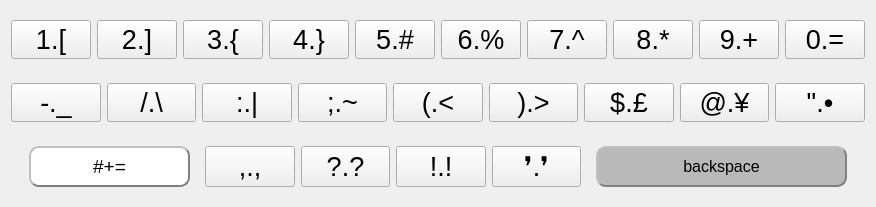
        <widget class="QWidget" name="page_2">
         <property name="styleSheet">
          <string notr="true">QWidget#page_2{background-color: rgb(222, 222, 222);}</string>
         </property>
         <layout class="QGridLayout" name="gridLayout_15">
          <item row="0" column="0">
           <widget class="QWidget" name="wRow0_2" native="true">
            <layout class="QGridLayout" name="gridLayout_10">
             <property name="leftMargin">
              <number>0</number>
             </property>
             <property name="rightMargin">
              <number>0</number>
             </property>
             <item row="0" column="7">
              <widget class="QPushButton" name="btnSp07">
               <property name="sizePolicy">
                <sizepolicy hsizetype="Minimum" vsizetype="Minimum">
                 <horstretch>0</horstretch>
                 <verstretch>0</verstretch>
                </sizepolicy>
               </property>
               <property name="font">
                <font>
                 <pointsize>20</pointsize>
                </font>
               </property>
               <property name="focusPolicy">
                <enum>Qt::NoFocus</enum>
               </property>
               <property name="text">
                <string>8.*</string>
               </property>
              </widget>
             </item>
             <item row="0" column="0">
              <widget class="QPushButton" name="btnSp00">
               <property name="sizePolicy">
                <sizepolicy hsizetype="Minimum" vsizetype="Minimum">
                 <horstretch>0</horstretch>
                 <verstretch>0</verstretch>
                </sizepolicy>
               </property>
               <property name="font">
                <font>
                 <pointsize>20</pointsize>
                </font>
               </property>
               <property name="focusPolicy">
                <enum>Qt::NoFocus</enum>
               </property>
               <property name="text">
                <string>1.[</string>
               </property>
              </widget>
             </item>
             <item row="0" column="9">
              <widget class="QPushButton" name="btnSp09">
               <property name="sizePolicy">
                <sizepolicy hsizetype="Minimum" vsizetype="Minimum">
                 <horstretch>0</horstretch>
                 <verstretch>0</verstretch>
                </sizepolicy>
               </property>
               <property name="font">
                <font>
                 <pointsize>20</pointsize>
                </font>
               </property>
               <property name="focusPolicy">
                <enum>Qt::NoFocus</enum>
               </property>
               <property name="text">
                <string>0.=</string>
               </property>
              </widget>
             </item>
             <item row="0" column="2">
              <widget class="QPushButton" name="btnSp02">
               <property name="sizePolicy">
                <sizepolicy hsizetype="Minimum" vsizetype="Minimum">
                 <horstretch>0</horstretch>
                 <verstretch>0</verstretch>
                </sizepolicy>
               </property>
               <property name="font">
                <font>
                 <pointsize>20</pointsize>
                </font>
               </property>
               <property name="focusPolicy">
                <enum>Qt::NoFocus</enum>
               </property>
               <property name="text">
                <string>3.{</string>
               </property>
              </widget>
             </item>
             <item row="0" column="6">
              <widget class="QPushButton" name="btnSp06">
               <property name="sizePolicy">
                <sizepolicy hsizetype="Minimum" vsizetype="Minimum">
                 <horstretch>0</horstretch>
                 <verstretch>0</verstretch>
                </sizepolicy>
               </property>
               <property name="font">
                <font>
                 <pointsize>20</pointsize>
                </font>
               </property>
               <property name="focusPolicy">
                <enum>Qt::NoFocus</enum>
               </property>
               <property name="text">
                <string>7.^</string>
               </property>
              </widget>
             </item>
             <item row="0" column="4">
              <widget class="QPushButton" name="btnSp04">
               <property name="sizePolicy">
                <sizepolicy hsizetype="Minimum" vsizetype="Minimum">
                 <horstretch>0</horstretch>
                 <verstretch>0</verstretch>
                </sizepolicy>
               </property>
               <property name="font">
                <font>
                 <pointsize>20</pointsize>
                </font>
               </property>
               <property name="focusPolicy">
                <enum>Qt::NoFocus</enum>
               </property>
               <property name="text">
                <string>5.#</string>
               </property>
              </widget>
             </item>
             <item row="0" column="5">
              <widget class="QPushButton" name="btnSp05">
               <property name="sizePolicy">
                <sizepolicy hsizetype="Minimum" vsizetype="Minimum">
                 <horstretch>0</horstretch>
                 <verstretch>0</verstretch>
                </sizepolicy>
               </property>
               <property name="font">
                <font>
                 <pointsize>20</pointsize>
                </font>
               </property>
               <property name="focusPolicy">
                <enum>Qt::NoFocus</enum>
               </property>
               <property name="text">
                <string>6.%</string>
               </property>
              </widget>
             </item>
             <item row="0" column="8">
              <widget class="QPushButton" name="btnSp08">
               <property name="sizePolicy">
                <sizepolicy hsizetype="Minimum" vsizetype="Minimum">
                 <horstretch>0</horstretch>
                 <verstretch>0</verstretch>
                </sizepolicy>
               </property>
               <property name="font">
                <font>
                 <pointsize>20</pointsize>
                </font>
               </property>
               <property name="focusPolicy">
                <enum>Qt::NoFocus</enum>
               </property>
               <property name="text">
                <string>9.+</string>
               </property>
              </widget>
             </item>
             <item row="0" column="3">
              <widget class="QPushButton" name="btnSp03">
               <property name="sizePolicy">
                <sizepolicy hsizetype="Minimum" vsizetype="Minimum">
                 <horstretch>0</horstretch>
                 <verstretch>0</verstretch>
                </sizepolicy>
               </property>
               <property name="font">
                <font>
                 <pointsize>20</pointsize>
                </font>
               </property>
               <property name="focusPolicy">
                <enum>Qt::NoFocus</enum>
               </property>
               <property name="text">
                <string>4.}</string>
               </property>
              </widget>
             </item>
             <item row="0" column="1">
              <widget class="QPushButton" name="btnSp01">
               <property name="sizePolicy">
                <sizepolicy hsizetype="Minimum" vsizetype="Minimum">
                 <horstretch>0</horstretch>
                 <verstretch>0</verstretch>
                </sizepolicy>
               </property>
               <property name="font">
                <font>
                 <pointsize>20</pointsize>
                </font>
               </property>
               <property name="focusPolicy">
                <enum>Qt::NoFocus</enum>
               </property>
               <property name="toolTip">
                <string/>
               </property>
               <property name="text">
                <string>2.]</string>
               </property>
              </widget>
             </item>
            </layout>
           </widget>
          </item>
          <item row="1" column="0">
           <widget class="QWidget" name="wRow0_3" native="true">
            <layout class="QGridLayout" name="gridLayout_11">
             <property name="leftMargin">
              <number>0</number>
             </property>
             <property name="rightMargin">
              <number>0</number>
             </property>
             <item row="0" column="4">
              <widget class="QPushButton" name="btnSp14">
               <property name="sizePolicy">
                <sizepolicy hsizetype="Minimum" vsizetype="Minimum">
                 <horstretch>0</horstretch>
                 <verstretch>0</verstretch>
                </sizepolicy>
               </property>
               <property name="font">
                <font>
                 <pointsize>20</pointsize>
                </font>
               </property>
               <property name="focusPolicy">
                <enum>Qt::NoFocus</enum>
               </property>
               <property name="text">
                <string>(.&lt;</string>
               </property>
              </widget>
             </item>
             <item row="0" column="5">
              <widget class="QPushButton" name="btnSp15">
               <property name="sizePolicy">
                <sizepolicy hsizetype="Minimum" vsizetype="Minimum">
                 <horstretch>0</horstretch>
                 <verstretch>0</verstretch>
                </sizepolicy>
               </property>
               <property name="font">
                <font>
                 <pointsize>20</pointsize>
                </font>
               </property>
               <property name="focusPolicy">
                <enum>Qt::NoFocus</enum>
               </property>
               <property name="text">
                <string>).&gt;</string>
               </property>
              </widget>
             </item>
             <item row="0" column="7">
              <widget class="QPushButton" name="btnSp18">
               <property name="sizePolicy">
                <sizepolicy hsizetype="Minimum" vsizetype="Minimum">
                 <horstretch>0</horstretch>
                 <verstretch>0</verstretch>
                </sizepolicy>
               </property>
               <property name="font">
                <font>
                 <pointsize>20</pointsize>
                </font>
               </property>
               <property name="focusPolicy">
                <enum>Qt::NoFocus</enum>
               </property>
               <property name="text">
                <string>@.¥</string>
               </property>
              </widget>
             </item>
             <item row="0" column="0">
              <widget class="QPushButton" name="btnSp10">
               <property name="sizePolicy">
                <sizepolicy hsizetype="Minimum" vsizetype="Minimum">
                 <horstretch>0</horstretch>
                 <verstretch>0</verstretch>
                </sizepolicy>
               </property>
               <property name="font">
                <font>
                 <pointsize>20</pointsize>
                </font>
               </property>
               <property name="focusPolicy">
                <enum>Qt::NoFocus</enum>
               </property>
               <property name="text">
                <string>-._</string>
               </property>
              </widget>
             </item>
             <item row="0" column="3">
              <widget class="QPushButton" name="btnSp13">
               <property name="sizePolicy">
                <sizepolicy hsizetype="Minimum" vsizetype="Minimum">
                 <horstretch>0</horstretch>
                 <verstretch>0</verstretch>
                </sizepolicy>
               </property>
               <property name="font">
                <font>
                 <pointsize>20</pointsize>
                </font>
               </property>
               <property name="focusPolicy">
                <enum>Qt::NoFocus</enum>
               </property>
               <property name="text">
                <string>;.~</string>
               </property>
              </widget>
             </item>
             <item row="0" column="1">
              <widget class="QPushButton" name="btnSp11">
               <property name="sizePolicy">
                <sizepolicy hsizetype="Minimum" vsizetype="Minimum">
                 <horstretch>0</horstretch>
                 <verstretch>0</verstretch>
                </sizepolicy>
               </property>
               <property name="font">
                <font>
                 <pointsize>20</pointsize>
                </font>
               </property>
               <property name="focusPolicy">
                <enum>Qt::NoFocus</enum>
               </property>
               <property name="toolTip">
                <string/>
               </property>
               <property name="text">
                <string>/.\</string>
               </property>
              </widget>
             </item>
             <item row="0" column="8">
              <widget class="QPushButton" name="btnSp19">
               <property name="sizePolicy">
                <sizepolicy hsizetype="Minimum" vsizetype="Minimum">
                 <horstretch>0</horstretch>
                 <verstretch>0</verstretch>
                </sizepolicy>
               </property>
               <property name="font">
                <font>
                 <pointsize>20</pointsize>
                </font>
               </property>
               <property name="focusPolicy">
                <enum>Qt::NoFocus</enum>
               </property>
               <property name="text">
                <string>&quot;.•</string>
               </property>
              </widget>
             </item>
             <item row="0" column="2">
              <widget class="QPushButton" name="btnSp12">
               <property name="sizePolicy">
                <sizepolicy hsizetype="Minimum" vsizetype="Minimum">
                 <horstretch>0</horstretch>
                 <verstretch>0</verstretch>
                </sizepolicy>
               </property>
               <property name="font">
                <font>
                 <pointsize>20</pointsize>
                </font>
               </property>
               <property name="focusPolicy">
                <enum>Qt::NoFocus</enum>
               </property>
               <property name="text">
                <string>:.|</string>
               </property>
              </widget>
             </item>
             <item row="0" column="6">
              <widget class="QPushButton" name="btnSp16">
               <property name="sizePolicy">
                <sizepolicy hsizetype="Minimum" vsizetype="Minimum">
                 <horstretch>0</horstretch>
                 <verstretch>0</verstretch>
                </sizepolicy>
               </property>
               <property name="font">
                <font>
                 <pointsize>20</pointsize>
                </font>
               </property>
               <property name="focusPolicy">
                <enum>Qt::NoFocus</enum>
               </property>
               <property name="text">
                <string>$.£</string>
               </property>
              </widget>
             </item>
            </layout>
           </widget>
          </item>
          <item row="2" column="0">
           <widget class="QWidget" name="widget_7" native="true">
            <layout class="QGridLayout" name="gridLayout_12" columnstretch="2,1,1,1,1,3">
             <item row="0" column="0">
              <widget class="QWidget" name="widget_8" native="true">
               <layout class="QGridLayout" name="gridLayout_13">
                <property name="topMargin">
                 <number>0</number>
                </property>
                <property name="bottomMargin">
                 <number>0</number>
                </property>
                <item row="0" column="0">
                 <widget class="QPushButton" name="btnSpChange">
                  <property name="sizePolicy">
                   <sizepolicy hsizetype="Minimum" vsizetype="Minimum">
                    <horstretch>0</horstretch>
                    <verstretch>0</verstretch>
                   </sizepolicy>
                  </property>
                  <property name="font">
                   <font>
                    <pointsize>14</pointsize>
                   </font>
                  </property>
                  <property name="focusPolicy">
                   <enum>Qt::NoFocus</enum>
                  </property>
                  <property name="styleSheet">
                   <string notr="true">
QPushButton 
{
   background-color:rgb(255,255,255);
    border-style: outset;
    border-width: 2px;
    border-radius: 10px;
    border-color: gray;

    padding: 6px;
}

QPushButton:checked
{
   background-color:rgb(185,185,185);
    border-style: outset;
    border-width: 2px;
    border-radius: 10px;
    border-color: gray;

    padding: 6px;
}

</string>
                  </property>
                  <property name="text">
                   <string>#+=</string>
                  </property>
                  <property name="checkable">
                   <bool>true</bool>
                  </property>
                  <property name="checked">
                   <bool>false</bool>
                  </property>
                 </widget>
                </item>
               </layout>
              </widget>
             </item>
             <item row="0" column="3">
              <widget class="QPushButton" name="btnSp22">
               <property name="sizePolicy">
                <sizepolicy hsizetype="Minimum" vsizetype="Minimum">
                 <horstretch>0</horstretch>
                 <verstretch>0</verstretch>
                </sizepolicy>
               </property>
               <property name="font">
                <font>
                 <pointsize>20</pointsize>
                </font>
               </property>
               <property name="focusPolicy">
                <enum>Qt::NoFocus</enum>
               </property>
               <property name="text">
                <string>!.!</string>
               </property>
              </widget>
             </item>
             <item row="0" column="1">
              <widget class="QPushButton" name="btnSp20">
               <property name="sizePolicy">
                <sizepolicy hsizetype="Minimum" vsizetype="Minimum">
                 <horstretch>0</horstretch>
                 <verstretch>0</verstretch>
                </sizepolicy>
               </property>
               <property name="font">
                <font>
                 <pointsize>20</pointsize>
                </font>
               </property>
               <property name="focusPolicy">
                <enum>Qt::NoFocus</enum>
               </property>
               <property name="text">
                <string>,.,</string>
               </property>
              </widget>
             </item>
             <item row="0" column="2">
              <widget class="QPushButton" name="btnSp21">
               <property name="sizePolicy">
                <sizepolicy hsizetype="Minimum" vsizetype="Minimum">
                 <horstretch>0</horstretch>
                 <verstretch>0</verstretch>
                </sizepolicy>
               </property>
               <property name="font">
                <font>
                 <pointsize>20</pointsize>
                </font>
               </property>
               <property name="focusPolicy">
                <enum>Qt::NoFocus</enum>
               </property>
               <property name="text">
                <string>?.?</string>
               </property>
              </widget>
             </item>
             <item row="0" column="4">
              <widget class="QPushButton" name="btnSp23">
               <property name="sizePolicy">
                <sizepolicy hsizetype="Minimum" vsizetype="Minimum">
                 <horstretch>0</horstretch>
                 <verstretch>0</verstretch>
                </sizepolicy>
               </property>
               <property name="font">
                <font>
                 <pointsize>20</pointsize>
                </font>
               </property>
               <property name="focusPolicy">
                <enum>Qt::NoFocus</enum>
               </property>
               <property name="text">
                <string>❜.❜</string>
               </property>
              </widget>
             </item>
             <item row="0" column="5">
              <widget class="QWidget" name="widget_9" native="true">
               <layout class="QGridLayout" name="gridLayout_14">
                <property name="topMargin">
                 <number>0</number>
                </property>
                <property name="bottomMargin">
                 <number>0</number>
                </property>
                <item row="0" column="0">
                 <widget class="QPushButton" name="btnSub2">
                  <property name="sizePolicy">
                   <sizepolicy hsizetype="Minimum" vsizetype="Minimum">
                    <horstretch>0</horstretch>
                    <verstretch>0</verstretch>
                   </sizepolicy>
                  </property>
                  <property name="font">
                   <font>
                    <pointsize>12</pointsize>
                   </font>
                  </property>
                  <property name="focusPolicy">
                   <enum>Qt::NoFocus</enum>
                  </property>
                  <property name="styleSheet">
                   <string notr="true">QPushButton:pressed
{
   background-color:rgb(255,255,255);
    border-style: outset;
    border-width: 2px;
    border-radius: 10px;
    border-color: gray;

    padding: 6px;
}

QPushButton
{
   background-color:rgb(185,185,185);
    border-style: outset;
    border-width: 2px;
    border-radius: 10px;
    border-color: gray;

    padding: 6px;
}

</string>
                  </property>
                  <property name="text">
                   <string>backspace</string>
                  </property>
                 </widget>
                </item>
               </layout>
              </widget>
             </item>
            </layout>
           </widget>
          </item>
         </layout>
        </widget>
